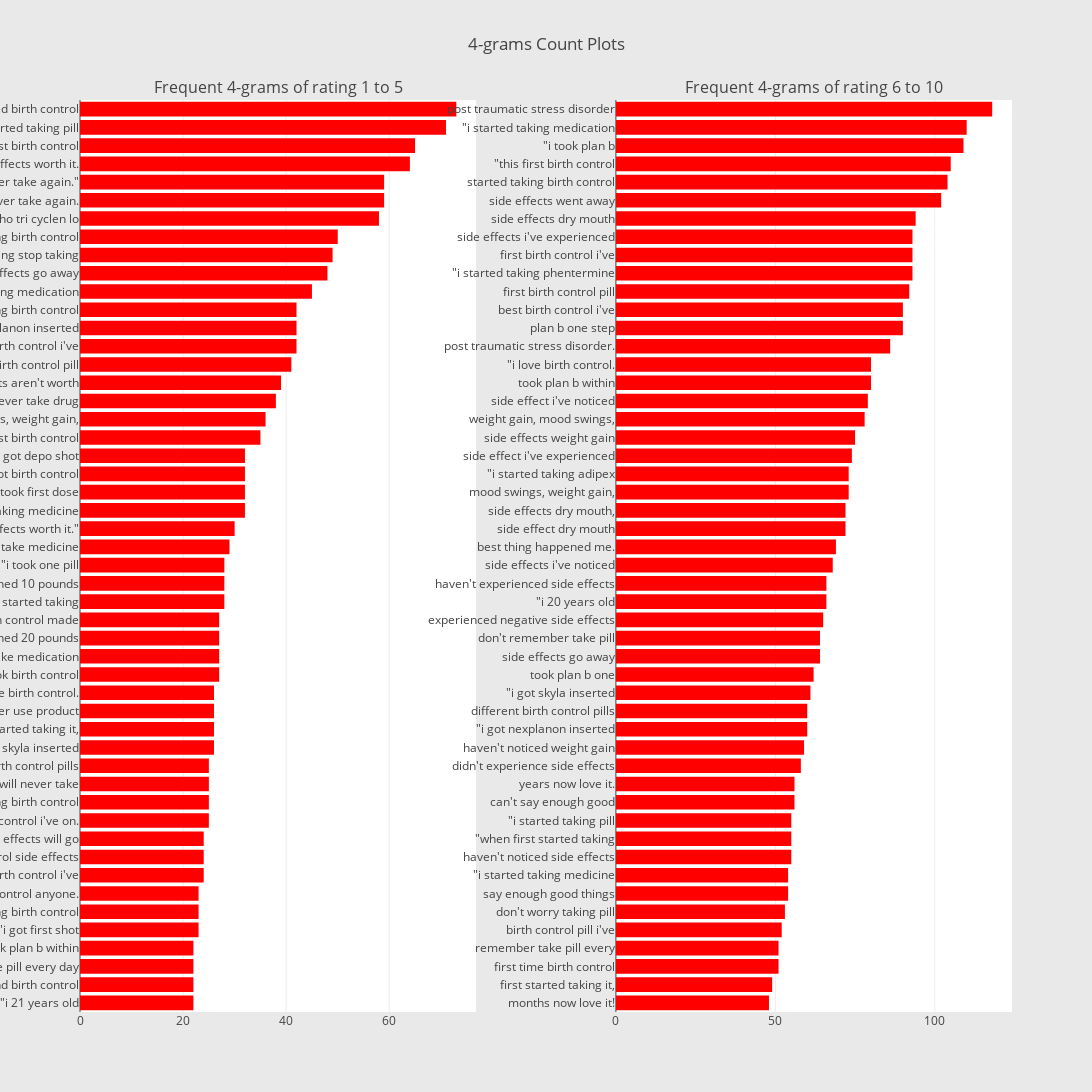

Notebook code for this chart:
### Code cell
freq_dict = defaultdict(int)
for sent in df_all_1_5["review"]:
    for word in generate_ngrams(sent,4):
        freq_dict[word] += 1
fd_sorted = pd.DataFrame(sorted(freq_dict.items(), key=lambda x: x[1])[::-1])
fd_sorted.columns = ["word", "wordcount"]
trace1 = horizontal_bar_chart(fd_sorted.head(50), 'red')

freq_dict = defaultdict(int)
for sent in df_all_6_10["review"]:
    for word in generate_ngrams(sent,4):
        freq_dict[word] += 1
fd_sorted = pd.DataFrame(sorted(freq_dict.items(), key=lambda x: x[1])[::-1])
fd_sorted.columns = ["word", "wordcount"]
trace2 = horizontal_bar_chart(fd_sorted.head(50), 'red')

# Creating two subplots
fig = tools.make_subplots(rows=1, cols=2, vertical_spacing=0.04,horizontal_spacing=0.15,
                          subplot_titles=["Frequent 4-grams of rating 1 to 5", 
                                          "Frequent 4-grams of rating 6 to 10"])
fig.append_trace(trace1, 1, 1)
fig.append_trace(trace2, 1, 2)
fig['layout'].update(height=1200, width=1600, paper_bgcolor='rgb(233,233,233)', title="4-grams Count Plots")
py.iplot(fig, filename='word-plots')

### Figure 1 — Plotly figure (JSON) as saved in the notebook; plotly's stock layout.template omitted (floating-point values rounded to 4 significant figures)
{"data": [{"marker": {"color": "red"}, "orientation": "h", "showlegend": false, "type": "bar", "uid": "ef99d636-ef3a-11ed-a8d1-8d4db3c0cbf9", "x": [22, 22, 22, 22, 23, 23, 23, 24, 24, 24, 25, 25, 25, 25, 26, 26, 26, 26, 27, 27, 27, 27, 28, 28, 28, 29, 30, 32, 32, 32, 32, 35, 36, 38, 39, 41, 42, 42, 42, 45, 48, 49, 50, 58, 59, 59, 64, 65, 71, 73], "xaxis": "x", "y": ["\"i 21 years old", "\"i recommend birth control", "take pill every day", "took plan b within", "\"i got first shot", "\"i&#039;ve taking birth control", "recommend birth control anyone.", "first birth control i&#039;ve", "birth control side effects", "side effects will go", "birth control i&#039;ve on.", "stopped taking birth control", "\"i will never take", "taking birth control pills", "\"i got skyla inserted", "first started taking it,", "will never use product", "first time birth control.", "\"i took birth control", "will never take medication", "i&#039;ve gained 20 pounds", "\"this birth control made", "\"when first started taking", "i&#039;ve gained 10 pounds", "\"i took one pill", "will never take medicine", "side effects worth it.\"", "\"i started taking medicine", "\"i took first dose", "\"i got birth control", "\"i got depo shot", "\"this worst birth control", "mood swings, weight gain,", "will never take drug", "side effects aren&#039;t worth", "first birth control pill", "worst birth control i&#039;ve", "\"i got nexplanon inserted", "\"i taking birth control", "\"i started taking medication", "side effects go away", "i&#039;m going stop taking", "started taking birth control", "ortho tri cyclen lo", "will never take again.", "will never take again.\"", "side effects worth it.", "\"this first birth control", "\"i started taking pill", "\"i started birth control"], "yaxis": "y"}, {"marker": {"color": "red"}, "orientation": "h", "showlegend": false, "type": "bar", "uid": "ef9a7334-ef3a-11ed-a8d1-8d4db3c0cbf9", "x": [48, 49, 51, 51, 52, 53, 54, 54, 55, 55, 55, 56, 56, 58, 59, 60, 60, 61, 62, 64, 64, 65, 66, 66, 68, 69, 72, 72, 73, 73, 74, 75, 78, 79, 80, 80, 86, 90, 90, 92, 93, 93, 93, 94, 102, 104, 105, 109, 110, 118], "xaxis": "x2", "y": ["months now love it!", "first started taking it,", "first time birth control", "remember take pill every", "birth control pill i&#039;ve", "don&#039;t worry taking pill", "say enough good things", "\"i started taking medicine", "haven&#039;t noticed side effects", "\"when first started taking", "\"i started taking pill", "can&#039;t say enough good", "years now love it.", "didn&#039;t experience side effects", "haven&#039;t noticed weight gain", "\"i got nexplanon inserted", "different birth control pills", "\"i got skyla inserted", "took plan b one", "side effects go away", "don&#039;t remember take pill", "experienced negative side effects", "\"i 20 years old", "haven&#039;t experienced side effects", "side effects i&#039;ve noticed", "best thing happened me.", "side effect dry mouth", "side effects dry mouth,", "mood swings, weight gain,", "\"i started taking adipex", "side effect i&#039;ve experienced", "side effects weight gain", "weight gain, mood swings,", "side effect i&#039;ve noticed", "took plan b within", "\"i love birth control.", "post traumatic stress disorder.", "plan b one step", "best birth control i&#039;ve", "first birth control pill", "\"i started taking phentermine", "first birth control i&#039;ve", "side effects i&#039;ve experienced", "side effects dry mouth", "side effects went away", "started taking birth control", "\"this first birth control", "\"i took plan b", "\"i started taking medication", "post traumatic stress disorder"], "yaxis": "y2"}], "layout": {"annotations": [{"font": {"size": 16}, "showarrow": false, "text": "Frequent 4-grams of rating 1 to 5", "x": 0.2125, "xanchor": "center", "xref": "paper", "y": 1.0, "yanchor": "bottom", "yref": "paper"}, {"font": {"size": 16}, "showarrow": false, "text": "Frequent 4-grams of rating 6 to 10", "x": 0.7875, "xanchor": "center", "xref": "paper", "y": 1.0, "yanchor": "bottom", "yref": "paper"}], "height": 1200, "paper_bgcolor": "rgb(233,233,233)", "title": "4-grams Count Plots", "width": 1600, "xaxis": {"anchor": "y", "domain": [0.0, 0.425]}, "xaxis2": {"anchor": "y2", "domain": [0.575, 1.0]}, "yaxis": {"anchor": "x", "domain": [0.0, 1.0]}, "yaxis2": {"anchor": "x2", "domain": [0.0, 1.0]}}}
